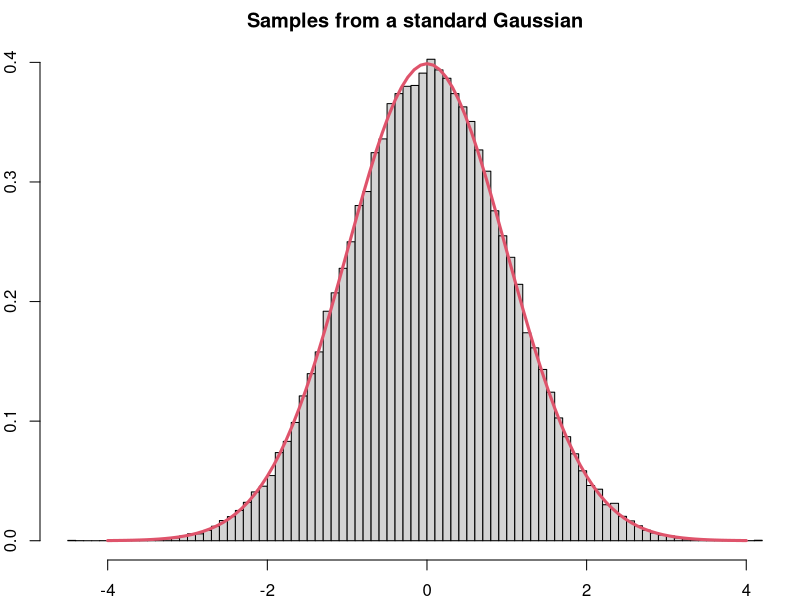
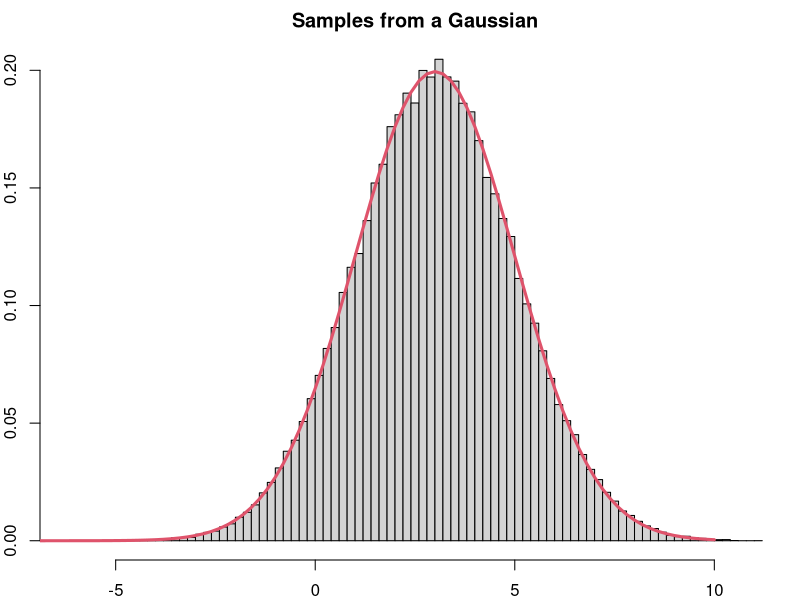

Write R code to recreate these figures, in order.
## ---- chunk 1
knitr::opts_chunk$set(
  echo = TRUE,
  fig.width = 6,
  fig.height = 3
)
## ---- chunk 2
#' Draw samples from a standard Gaussian
#'
#' @param n number of samples
#'
#' @return a vector of n independent samples from a standard Gaussian
sample_standard_gauss <- function(n) {
  if (n %% 2 == 0) { # If n is even
    n1 <- n/2; n2 <- n/2
  } else {
    n1 <- round(n/2); n2 <- n1 - 1
  }
  U1 <- runif(n1, min = 0, max = 1)
  U2 <- runif(n2, min = 0, max = 1)
  
  X1 <- sqrt(-2*log(U1))*cos(2*pi*U2)
  X2 <- sqrt(-2*log(U1))*sin(2*pi*U2)
  
  return(c(X1, X2))
}
## ---- chunk 3
n <- 1e5
par(mai = c(.4, .4, .4, .1))
hist(sample_standard_gauss(n), breaks = 100, main = "Samples from a standard Gaussian", freq = FALSE)
curve(dnorm, from = -4, to = 4, add = TRUE, col = 2, lwd = 3)
## ---- chunk 4
#' Draw samples from a general normal distribution
#'
#' @param n number of samples
#' @param mean the mean of the distribution
#' @param scale the standard deviation
#'
#' @return a vector containing independent samples from a normal distribution
sample_gauss <- function(n, mean, scale) {
  Z <- sample_standard_gauss(n)
  return(mean + scale*Z)
}
## ---- chunk 5
n <- 1e5
mu <- 3
sigma <- 2
par(mai = c(.4, .4, .4, .1))
hist(sample_gauss(n, mu, sigma), breaks = 100, main = "Samples from a Gaussian", freq = FALSE)
curve(dnorm(x, mu, sigma), from = -10, to = 10, add = TRUE, col = 2, lwd = 3)
